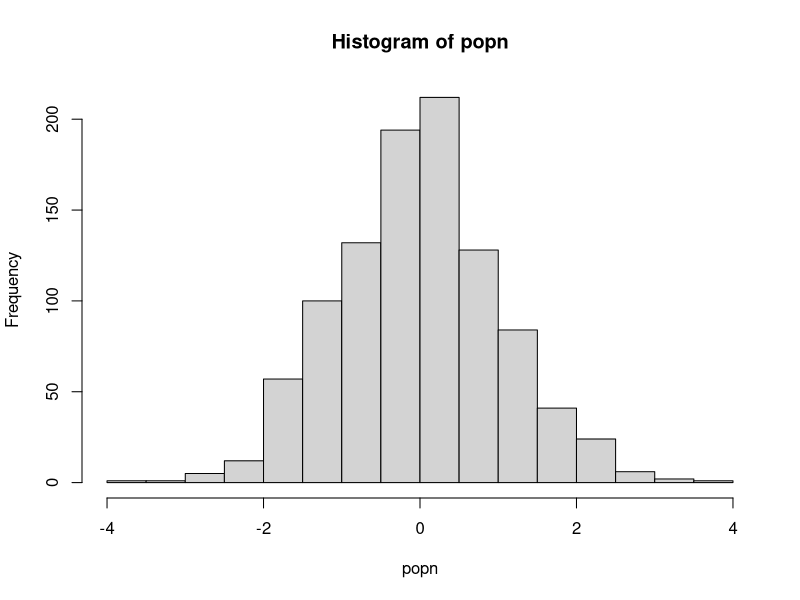

The R script that drew this image:
#Author: Ruth Keane (ruth.keane19@imperial.ac.uk)
#Script: sample.R 
#Desc: vectorization using lapply and sapply
#Arguments: none
#Input: none
#Output: none
#Date: Oct 2019

###takes a sample size n from population and calculates mean
myexperiment <- function(popn,n){
    pop_sample <- sample(popn, n, replace=FALSE)
    return(mean(pop_sample))
}
##for 1 to num, calculate sample mean -no preallocation
loopy_sample1 <- function(popn, n, num){
    result1 <- vector() #empty vector size 1
    for(i in 1:num){
        result1 <- c(result1, myexperiment(popn, n))
    }
    return(result1)
}
##preallocation - run iterations using a for ON A VECTOR loop-preallocatin
loopy_sample2 <- function(popn, n, num){
     result2<- vector(,num) #prealocate expected size
     for (i in 1:num){
          result2[i] <- myexperiment(popn, n)
      }
     return(result2)
}
##ppreallocation- running iterations using a for loop on a LIST -preallocation
loopy_sample3<- function(popn, n, num){
    results3<-vector("list", num)
    for(i in 1:num){
            results3[[i]] <- myexperiment(popn,n)
    }
    return(results3)
}
## iterating eperienent -VECTORISATION, lapply
lapply_sample<- function(popn, n, num){
    result4<- lapply(1:num, function(i) myexperiment(popn, n))
    return(result4)
}

##iterating experiment, vectorisation, sapply
sapply_sample<- function(popn,n ,num){
    result5<- sapply(1:num, function(i) myexperiment(popn, n))
    return(result5)
}

##generate population
popn<- rnorm(1000)
hist(popn)
 n<-20  #sample size
 num<-1000 # times to rerun

print("The loopy, non-preallocation approach takes:" )
print(system.time(loopy_sample1(popn, n, num)))

print("The loopy, but with preallocation approach takes:" )
print(system.time(loopy_sample2(popn, n, num)))

print("The loopy, non-preallocation approach takes:" )
print(system.time(loopy_sample3(popn, n, num)))

print("The vectorized sapply approach takes:" )
print(system.time(sapply_sample(popn, n, num)))

print("The vectorized lapply approach takes:" )
print(system.time(lapply_sample(popn, n, num)))

